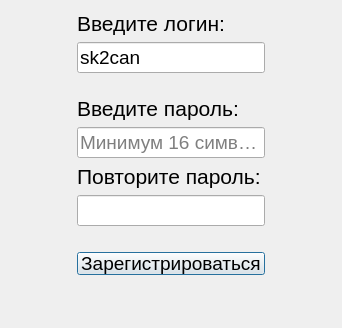
<?xml version="1.0" encoding="UTF-8"?>
<ui version="4.0">
 <class>registration_Dialog</class>
 <widget class="QDialog" name="registration_Dialog">
  <property name="geometry">
   <rect>
    <x>0</x>
    <y>0</y>
    <width>342</width>
    <height>328</height>
   </rect>
  </property>
  <property name="minimumSize">
   <size>
    <width>220</width>
    <height>195</height>
   </size>
  </property>
  <property name="windowTitle">
   <string>Vaultary</string>
  </property>
  <layout class="QGridLayout" name="gridLayout">
   <item row="0" column="2" rowspan="11">
    <layout class="QHBoxLayout" name="horizontalLayout">
     <item>
      <spacer name="horizontalSpacer_2">
       <property name="orientation">
        <enum>Qt::Horizontal</enum>
       </property>
       <property name="sizeHint" stdset="0">
        <size>
         <width>40</width>
         <height>20</height>
        </size>
       </property>
      </spacer>
     </item>
    </layout>
   </item>
   <item row="1" column="1">
    <widget class="QLineEdit" name="login_lineEdit">
     <property name="font">
      <font>
       <pointsize>14</pointsize>
      </font>
     </property>
     <property name="text">
      <string>sk2can</string>
     </property>
     <property name="placeholderText">
      <string/>
     </property>
    </widget>
   </item>
   <item row="3" column="1">
    <layout class="QVBoxLayout" name="verticalLayout" stretch="0,0,0,0,0,0">
     <property name="bottomMargin">
      <number>0</number>
     </property>
     <item>
      <widget class="QLabel" name="password_label">
       <property name="font">
        <font>
         <pointsize>16</pointsize>
        </font>
       </property>
       <property name="text">
        <string>Введите пароль:</string>
       </property>
      </widget>
     </item>
     <item>
      <widget class="QLineEdit" name="password_lineEdit">
       <property name="font">
        <font>
         <pointsize>14</pointsize>
        </font>
       </property>
       <property name="text">
        <string/>
       </property>
       <property name="frame">
        <bool>true</bool>
       </property>
       <property name="echoMode">
        <enum>QLineEdit::Normal</enum>
       </property>
       <property name="placeholderText">
        <string>Минимум 16 символов</string>
       </property>
      </widget>
     </item>
     <item>
      <widget class="QLabel" name="password_conf_label">
       <property name="font">
        <font>
         <pointsize>16</pointsize>
        </font>
       </property>
       <property name="text">
        <string>Повторите пароль:</string>
       </property>
      </widget>
     </item>
     <item>
      <widget class="QLineEdit" name="password_conf_lineEdit">
       <property name="font">
        <font>
         <pointsize>14</pointsize>
        </font>
       </property>
       <property name="text">
        <string/>
       </property>
       <property name="echoMode">
        <enum>QLineEdit::Password</enum>
       </property>
      </widget>
     </item>
     <item>
      <widget class="QLabel" name="error_label">
       <property name="styleSheet">
        <string notr="true">color: rgb(255, 0, 0);</string>
       </property>
       <property name="text">
        <string/>
       </property>
      </widget>
     </item>
     <item>
      <widget class="QPushButton" name="register_pushButton">
       <property name="minimumSize">
        <size>
         <width>0</width>
         <height>23</height>
        </size>
       </property>
       <property name="font">
        <font>
         <pointsize>14</pointsize>
        </font>
       </property>
       <property name="text">
        <string>Зарегистрироваться</string>
       </property>
      </widget>
     </item>
    </layout>
   </item>
   <item row="2" column="1">
    <layout class="QVBoxLayout" name="verticalLayout_2">
     <property name="leftMargin">
      <number>0</number>
     </property>
     <property name="topMargin">
      <number>6</number>
     </property>
     <property name="bottomMargin">
      <number>6</number>
     </property>
     <item>
      <spacer name="verticalSpacer">
       <property name="orientation">
        <enum>Qt::Vertical</enum>
       </property>
       <property name="sizeType">
        <enum>QSizePolicy::Expanding</enum>
       </property>
       <property name="sizeHint" stdset="0">
        <size>
         <width>0</width>
         <height>60</height>
        </size>
       </property>
      </spacer>
     </item>
    </layout>
   </item>
   <item row="0" column="1">
    <widget class="QLabel" name="login_label">
     <property name="font">
      <font>
       <pointsize>16</pointsize>
      </font>
     </property>
     <property name="text">
      <string>Введите логин:</string>
     </property>
    </widget>
   </item>
   <item row="0" column="0" rowspan="11">
    <layout class="QHBoxLayout" name="horizontalLayout_2">
     <item>
      <spacer name="horizontalSpacer">
       <property name="orientation">
        <enum>Qt::Horizontal</enum>
       </property>
       <property name="sizeHint" stdset="0">
        <size>
         <width>40</width>
         <height>20</height>
        </size>
       </property>
      </spacer>
     </item>
    </layout>
   </item>
  </layout>
 </widget>
 <resources/>
 <connections/>
</ui>
